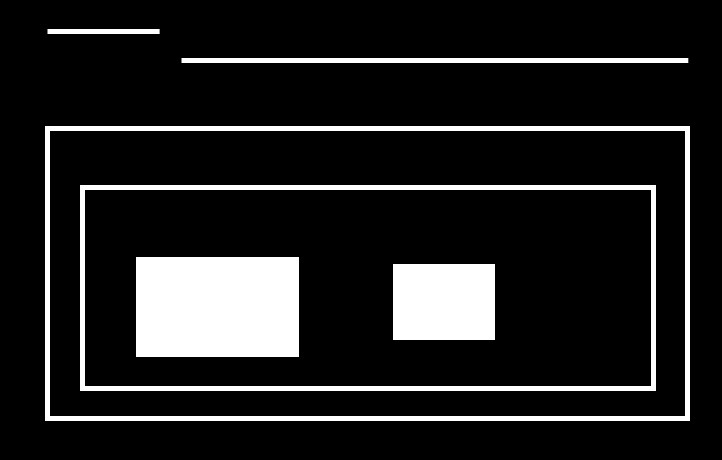
#> input picture contours-hierarchy/hierarchy.jpg, 722 x 460 px
$ jupyter execute contours_hierarchy.ipynb
#> lines starting #> are read from the running program, lines starting #| are printed output that depends on the picture; after the words box and inside, x2 and y2 are one past the last pixel; in counts of white or black regions, pixels touching at a corner belong together
[cell 1]
import cv2
import numpy as np
import matplotlib.pyplot as plt

[cell 2]
# hierarchy
# [Next, Previous, First Child, Parent]
# Next：与当前轮廓处于同一层级的下一条轮廓
# Previous：与当前轮廓处于同一层级的上一条轮廓
# First Child：当前轮廓的第一条子轮廓
# Parent：当前轮廓的父轮廓

[cell 3]
img = cv2.imread('hierarchy.jpg')
#> img is the input picture: shape (460, 722, 3); min 0, max 255, mean 33.9
img_gray = cv2.cvtColor(img, cv2.COLOR_BGR2GRAY)
_, thresh = cv2.threshold(img_gray, 0, 255, cv2.THRESH_BINARY + cv2.THRESH_OTSU)
#> thresh: shape (460, 722); 13.3% white; 6 white regions

[cell 4]
img1 = np.copy(img)
contours, hierarchy = cv2.findContours(thresh, cv2.RETR_TREE, 2)
#> contours = 8 contours; box (x1, y1, x2, y2) and area: (45, 126, 690, 421) 189336, (49, 130, 686, 417) 181894, (80, 185, 656, 391) 117875, (84, 189, 652, 387) 111697, (136, 257, 299, 357) 16038, (393, 264, 495, 340) 7575, (181, 58, 688, 63) 2022, (47, 29, 160, 34) 448
print(hierarchy)
#| [[[ 6 -1  1 -1]
#|   [-1 -1  2  0]
#|   [-1 -1  3  1]
#|   [-1 -1  4  2]
#|   [ 5 -1 -1  3]
#|   [-1  4 -1  3]
#|   [ 7  0 -1 -1]
#|   [-1  6 -1 -1]]]
cv2.drawContours(img1, contours, -1, (0, 0, 255), 2)
plt.imshow(img1[:,:,::-1])
plt.show()

[cell 5]
# 轮廓寻找方式
# RETR_LIST
# 不建立轮廓间的子属关系
# 不需要轮廓层级信息的话，cv2.RETR_LIST更推荐使用
_, hierarchy = cv2.findContours(thresh, cv2.RETR_LIST, 2)
print(hierarchy)
#| [[[ 1 -1 -1 -1]
#|   [ 2  0 -1 -1]
#|   [ 3  1 -1 -1]
#|   [ 4  2 -1 -1]
#|   [ 5  3 -1 -1]
#|   [ 6  4 -1 -1]
#|   [ 7  5 -1 -1]
#|   [-1  6 -1 -1]]]

[cell 6]
# RETR_LIST 完整建立轮廓的层级从属关系

[cell 7]
# RETR_EXTERNAL 只寻找最高层级的轮廓
contours, hierarchy = cv2.findContours(thresh, cv2.RETR_EXTERNAL, 2)
#> contours = 3 contours; box (x1, y1, x2, y2) and area: (45, 126, 690, 421) 189336, (181, 58, 688, 63) 2022, (47, 29, 160, 34) 448
print(hierarchy)
#| [[[ 1 -1 -1 -1]
#|   [ 2  0 -1 -1]
#|   [-1  1 -1 -1]]]
img1 = np.copy(img)
cv2.drawContours(img1, contours, -1, (0, 0, 255), 2)
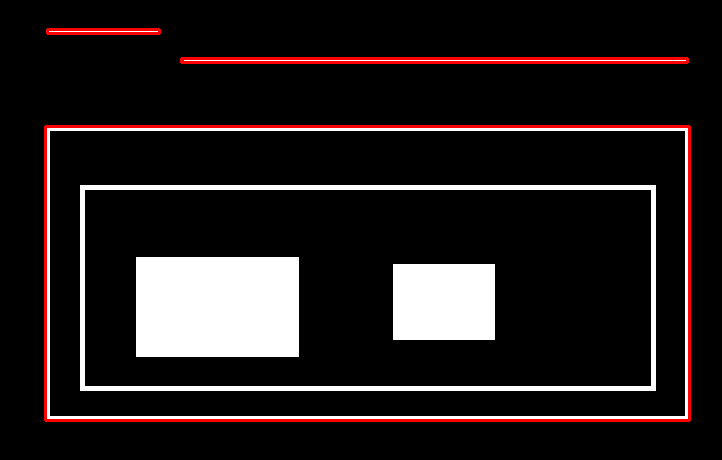
#> img1: shape (460, 722, 3); mean B, G, R 29.1, 29.1, 36.3
plt.imshow(img1[:,:,::-1])
plt.show()

[cell 8]
# RETR_CCOMP
# 把所有的轮廓只分为2个层级，不是外层的就是里层
contours, hierarchy = cv2.findContours(thresh, cv2.RETR_CCOMP, 2)
#> contours = 8 contours; box (x1, y1, x2, y2) and area: (45, 126, 690, 421) 189336, (49, 130, 686, 417) 181894, (80, 185, 656, 391) 117875, (84, 189, 652, 387) 111697, (136, 257, 299, 357) 16038, (393, 264, 495, 340) 7575, (181, 58, 688, 63) 2022, (47, 29, 160, 34) 448
print(hierarchy)
#| [[[ 1 -1 -1 -1]
#|   [ 2  0 -1 -1]
#|   [ 4  1  3 -1]
#|   [-1 -1 -1  2]
#|   [ 6  2  5 -1]
#|   [-1 -1 -1  4]
#|   [ 7  4 -1 -1]
#|   [-1  6 -1 -1]]]

[cell 9]
img = cv2.imread('circle_ring.jpg')
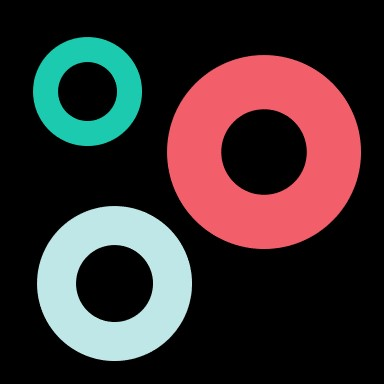
#> input picture contours-hierarchy/circle_ring.jpg, 384 x 384 px
#> img is the input picture: shape (384, 384, 3); mean B, G, R 47.5, 46.7, 59.1
img_gray = cv2.cvtColor(img, cv2.COLOR_BGR2GRAY)
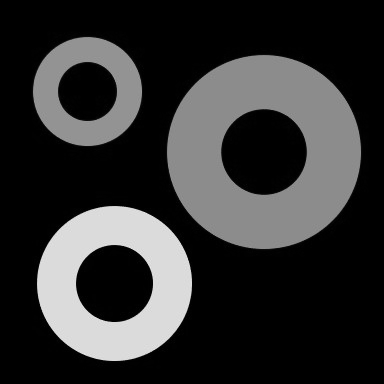
#> img_gray: shape (384, 384); min 0, max 237, mean 50.5
_, thresh = cv2.threshold(img_gray, 0, 255, cv2.THRESH_BINARY + cv2.THRESH_OTSU)
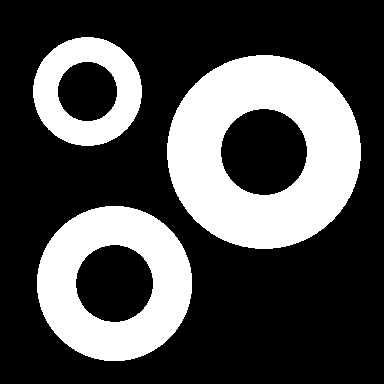
#> thresh: shape (384, 384); 30.2% white; 3 white regions
plt.imshow(thresh, 'gray')
plt.show()

[cell 10]
contours, hierarchy = cv2.findContours(thresh, cv2.RETR_TREE, 2)
#> contours = 6 contours; box (x1, y1, x2, y2) and area: (167, 55, 361, 249) 29237, (37, 206, 192, 361) 18704, (33, 37, 142, 146) 9153, (220, 108, 308, 196) 5903, (75, 244, 154, 323) 4741, (57, 61, 118, 122) 2823
print(hierarchy)
#| [[[ 2 -1  1 -1]
#|   [-1 -1 -1  0]
#|   [ 4  0  3 -1]
#|   [-1 -1 -1  2]
#|   [-1  2  5 -1]
#|   [-1 -1 -1  4]]]

[cell 11]
img1 = np.copy(img)
cv2.drawContours(img1, contours, -1, (0, 0, 255), 2)
plt.imshow(img1[:,:,::-1])
plt.show()

[cell 12]
cs = []
for h in hierarchy[0]:
    if h[2] != -1:
         cs.append(contours[h[2]])
#> this loop made 6 passes
#> h on passes 1 to 6: [2, -1, 1, -1], [-1, -1, -1, 0], [4, 0, 3, -1], [-1, -1, -1, 2], [-1, 2, 5, -1], [-1, -1, -1, 4]
#> after the loop, cs = 3 contours; box (x1, y1, x2, y2) and area: (220, 108, 308, 196) 5903, (75, 244, 154, 323) 4741, (57, 61, 118, 122) 2823
img1 = np.copy(img)
cv2.drawContours(img1, cs, -1, (180, 215, 215), -1)
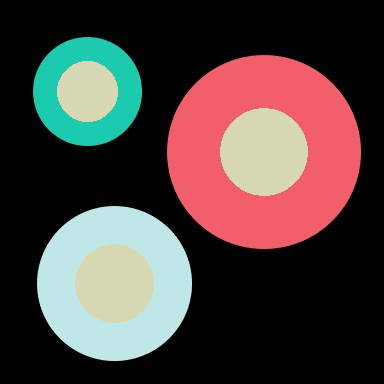
#> img1: shape (384, 384, 3); mean B, G, R 63.5, 66, 78.3
plt.imshow(img1[:,:,::-1])
plt.show()
